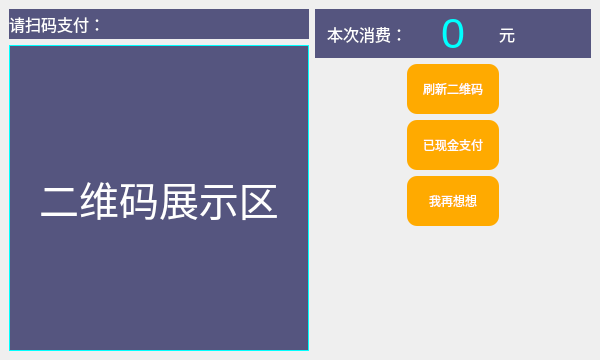
<?xml version="1.0" encoding="UTF-8"?>
<ui version="4.0">
 <class>getMoney</class>
 <widget class="QMainWindow" name="getMoney">
  <property name="geometry">
   <rect>
    <x>0</x>
    <y>0</y>
    <width>600</width>
    <height>360</height>
   </rect>
  </property>
  <property name="windowTitle">
   <string>付款界面</string>
  </property>
  <property name="styleSheet">
   <string notr="true">QLabel{
	color: rgb(255, 255, 255);
	background-color: rgb(85, 85, 127);
}

QMainWindow#getMoney{
	
}

QPushButton{
	font: 12pt &quot;04b_21&quot;;
	color: rgb(255, 255, 255);
	background-color: rgb(255, 170, 0);
	border-radius:10px;
}
QPushButton:hover{
	background-color: rgba(255, 170, 0, 100);
}
QPushButton:pressed{
	background-color: rgb(170, 0, 255);
}</string>
  </property>
  <widget class="QWidget" name="centralwidget">
   <layout class="QGridLayout" name="gridLayout">
    <item row="0" column="0">
     <layout class="QVBoxLayout" name="verticalLayout_2" stretch="1,10">
      <item>
       <widget class="QLabel" name="label_4">
        <property name="maximumSize">
         <size>
          <width>16777215</width>
          <height>30</height>
         </size>
        </property>
        <property name="font">
         <font>
          <pointsize>12</pointsize>
         </font>
        </property>
        <property name="text">
         <string>请扫码支付：</string>
        </property>
       </widget>
      </item>
      <item>
       <widget class="QLabel" name="picLb">
        <property name="sizePolicy">
         <sizepolicy hsizetype="Expanding" vsizetype="Expanding">
          <horstretch>0</horstretch>
          <verstretch>0</verstretch>
         </sizepolicy>
        </property>
        <property name="minimumSize">
         <size>
          <width>300</width>
          <height>300</height>
         </size>
        </property>
        <property name="font">
         <font>
          <pointsize>30</pointsize>
         </font>
        </property>
        <property name="styleSheet">
         <string notr="true">border: 1px solid rgb(0, 255, 255);</string>
        </property>
        <property name="text">
         <string>二维码展示区</string>
        </property>
        <property name="alignment">
         <set>Qt::AlignCenter</set>
        </property>
       </widget>
      </item>
     </layout>
    </item>
    <item row="0" column="1">
     <layout class="QVBoxLayout" name="verticalLayout_3">
      <item>
       <layout class="QHBoxLayout" name="horizontalLayout">
        <property name="spacing">
         <number>0</number>
        </property>
        <item>
         <widget class="QLabel" name="label">
          <property name="font">
           <font>
            <pointsize>12</pointsize>
           </font>
          </property>
          <property name="text">
           <string>本次消费：</string>
          </property>
          <property name="alignment">
           <set>Qt::AlignRight|Qt::AlignTrailing|Qt::AlignVCenter</set>
          </property>
         </widget>
        </item>
        <item>
         <widget class="QLabel" name="numLb">
          <property name="font">
           <font>
            <pointsize>32</pointsize>
           </font>
          </property>
          <property name="styleSheet">
           <string notr="true">
color: rgb(0, 255, 255);</string>
          </property>
          <property name="text">
           <string>0</string>
          </property>
          <property name="alignment">
           <set>Qt::AlignCenter</set>
          </property>
         </widget>
        </item>
        <item>
         <widget class="QLabel" name="label_3">
          <property name="font">
           <font>
            <pointsize>12</pointsize>
           </font>
          </property>
          <property name="text">
           <string>元</string>
          </property>
          <property name="alignment">
           <set>Qt::AlignLeading|Qt::AlignLeft|Qt::AlignVCenter</set>
          </property>
         </widget>
        </item>
       </layout>
      </item>
      <item>
       <layout class="QHBoxLayout" name="horizontalLayout_2">
        <item>
         <spacer name="horizontalSpacer">
          <property name="orientation">
           <enum>Qt::Horizontal</enum>
          </property>
          <property name="sizeHint" stdset="0">
           <size>
            <width>40</width>
            <height>20</height>
           </size>
          </property>
         </spacer>
        </item>
        <item>
         <layout class="QVBoxLayout" name="verticalLayout">
          <item>
           <widget class="QPushButton" name="updataBt">
            <property name="sizePolicy">
             <sizepolicy hsizetype="Expanding" vsizetype="Preferred">
              <horstretch>0</horstretch>
              <verstretch>0</verstretch>
             </sizepolicy>
            </property>
            <property name="minimumSize">
             <size>
              <width>0</width>
              <height>50</height>
             </size>
            </property>
            <property name="text">
             <string>刷新二维码</string>
            </property>
           </widget>
          </item>
          <item>
           <widget class="QPushButton" name="buyedBt">
            <property name="sizePolicy">
             <sizepolicy hsizetype="Expanding" vsizetype="Preferred">
              <horstretch>0</horstretch>
              <verstretch>0</verstretch>
             </sizepolicy>
            </property>
            <property name="minimumSize">
             <size>
              <width>0</width>
              <height>50</height>
             </size>
            </property>
            <property name="text">
             <string>已现金支付</string>
            </property>
           </widget>
          </item>
          <item>
           <widget class="QPushButton" name="waitBt">
            <property name="sizePolicy">
             <sizepolicy hsizetype="Expanding" vsizetype="Preferred">
              <horstretch>0</horstretch>
              <verstretch>0</verstretch>
             </sizepolicy>
            </property>
            <property name="minimumSize">
             <size>
              <width>0</width>
              <height>50</height>
             </size>
            </property>
            <property name="text">
             <string>我再想想</string>
            </property>
           </widget>
          </item>
         </layout>
        </item>
        <item>
         <spacer name="horizontalSpacer_2">
          <property name="orientation">
           <enum>Qt::Horizontal</enum>
          </property>
          <property name="sizeHint" stdset="0">
           <size>
            <width>40</width>
            <height>20</height>
           </size>
          </property>
         </spacer>
        </item>
       </layout>
      </item>
      <item>
       <spacer name="verticalSpacer">
        <property name="orientation">
         <enum>Qt::Vertical</enum>
        </property>
        <property name="sizeHint" stdset="0">
         <size>
          <width>20</width>
          <height>125</height>
         </size>
        </property>
       </spacer>
      </item>
     </layout>
    </item>
   </layout>
  </widget>
 </widget>
 <resources/>
 <connections/>
</ui>
